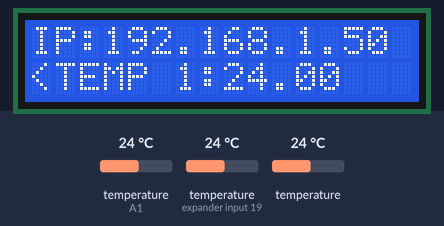
Recording of a sketch running on a simulated Arduino Uno, built for the host (arithmetic inside an expression is 32-bit, double 64-bit). Parts: 16×2 character LCD. The inputs (shaded band) are chosen by the test bench; at power-on: temperature (sensors on A1, expander input 19) 24 °C, temperature 24 °C. WiFi joins after 1.5 s; servers stay silent unless stated; what the sketch prints to the serial monitor is not drawn.

Above: at 3.1 s.
3.2 s: temperature (sensor on A1) set to 12 °C
At 10.8 s:
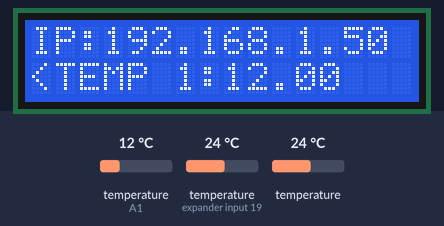
13.7 s: temperature (sensor on expander input 19) set to 12 °C
At 20.9 s:
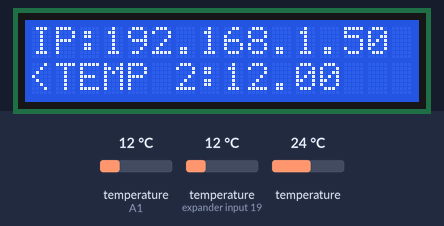
23.3 s: temperature (sensor 215) set to 12 °C
At 29.8 s:
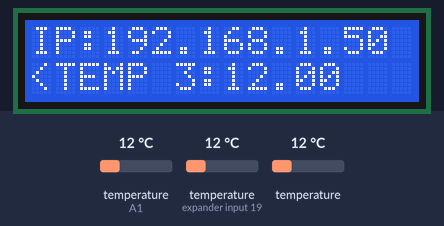
33.6 s: temperature (sensor on A1) set to 19 °C
At 39.9 s:
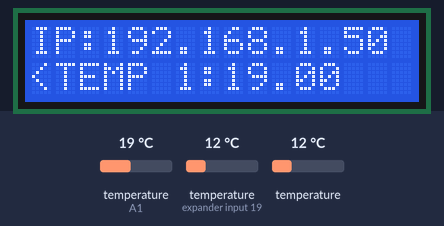
43.2 s: temperature (sensor on expander input 19) set to 19 °C
At 49.9 s:
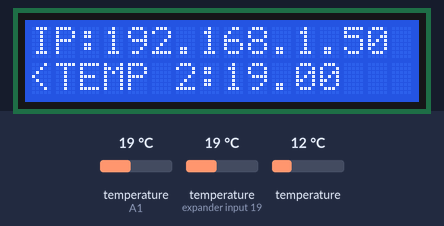
52.8 s: temperature (sensor 215) set to 19 °C
At 60.0 s:
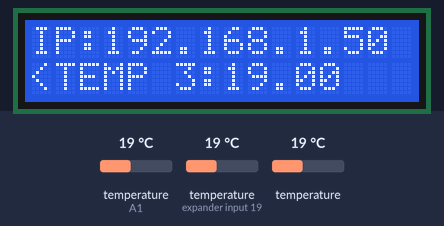
Timing chart, 0 to 61.5 s (numbered marks = the images above; inputs shaded):
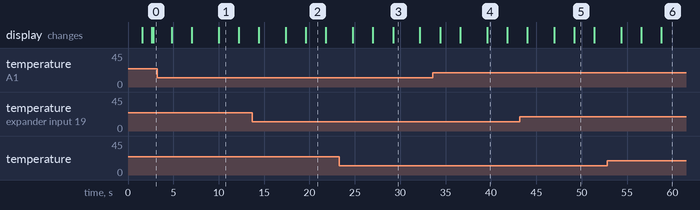

Measured:
- what the display in image 1 shows lasts 2.2 s, from 10.0 s to 12.2 s
- what the display in image 3 shows lasts 3.0 s, from 29.2 s to 32.2 s

The sketch:

_3frezer.ino
```cpp
#include <OneWire.h>
#include <DallasTemperature.h>

#define ONE_WIRE_BUS A1
OneWire oneWire(ONE_WIRE_BUS);

DallasTemperature sensors(&oneWire);
DeviceAddress Thermo1, Thermo2, Thermo3;

#include <LiquidCrystal.h>
LiquidCrystal lcd(9, 8, 7, 6, 5, 4);

#include <UIPEthernet.h>
EthernetClient client;
  signed long next;
  String Datar="";
  long count;
  String dev_id="0";

void setcon(){
  uint8_t mac[6] = {0x00,0x01,0x02,0x03,0x04,0x08};
  Ethernet.begin(mac);
  lcd.setCursor(0, 0);
  lcd.print("IP:");
  lcd.setCursor(3, 0);
  lcd.print(Ethernet.localIP());
  Serial.print("subnetMask: ");
  Serial.println(Ethernet.subnetMask());
  Serial.print("gatewayIP: ");
  Serial.println(Ethernet.gatewayIP());
  Serial.print("dnsServerIP: ");
  Serial.println(Ethernet.dnsServerIP());
  next = 0;

}


void setup(void)
{
  // start serial port
  Serial.begin(9600);
  lcd.begin(16, 2);
  lcd.print("                  ");
  setcon();
  Serial.println("Dallas Temperature IC Control Library Demo");

  sensors.begin();
  Serial.print("Locating devices...");
  Serial.print("Found ");
  Serial.print(sensors.getDeviceCount(), DEC);
  Serial.println(" devices.");

  // report parasite power requirements
  Serial.print("Parasite power is: ");
  if (sensors.isParasitePowerMode()) Serial.println("ON");
  else Serial.println("OFF");

  if (!sensors.getAddress(Thermo1, 0)) Serial.println("Unable to find address for Device 0");
  if (!sensors.getAddress(Thermo2, 1)) Serial.println("Unable to find address for Device 1");
  if (!sensors.getAddress(Thermo3, 2)) Serial.println("Unable to find address for Device 2");

  Serial.print("Device 0 Address: ");
  printAddress(Thermo1);
  Serial.println();
  Serial.print("Device 1 Address: ");

  printAddress(Thermo2);
  Serial.println();
  Serial.print("Device 2 Address: ");
  printAddress(Thermo3);
  Serial.println();

}

// function to print a device address
void printAddress(DeviceAddress deviceAddress)
{
  for (uint8_t i = 0; i < 8; i++)
  {
    // zero pad the address if necessary
    if (deviceAddress[i] < 16) Serial.print("0");
    Serial.print(deviceAddress[i], HEX);
  }
}

// function to print the temperature for a device
void printTemperature(DeviceAddress deviceAddress)

{
  float tempC = sensors.getTempC(deviceAddress);
  Datar=tempC;
  lcd.setCursor(8, 1);
  lcd.print(Datar);
 }

void printResolution(DeviceAddress deviceAddress)
{
  Serial.print("Resolution: ");
  Serial.print(sensors.getResolution(deviceAddress));
  Serial.println();
}

// main function to print information about a device
void printData(DeviceAddress deviceAddress)
{
  Serial.print("Device Address: ");
  printAddress(deviceAddress);


  Serial.print(" ");
  printTemperature(deviceAddress);
  Serial.println();
}

void loop(void)
{
  Serial.print("Requesting temperatures...");
  sensors.requestTemperatures();
  Serial.println("DONE");

  // print the device information
  printData(Thermo1);
  dev_id=3;
  lcd.setCursor(1, 1);
  lcd.print("TEMP 1:");
  Kirim(Datar);
  delay(2000);

  printData(Thermo2);
  dev_id=4;
  lcd.setCursor(1, 1);
  lcd.print("TEMP 2:");
  Kirim(Datar);
  delay(2000);

  printData(Thermo3);
  dev_id=5;
  lcd.setCursor(1, 1);
  lcd.print("TEMP 3:");
  Kirim(Datar);
  delay(2000);
}
void Kirim(String Data){
      if (client.connect(IPAddress(10,0,40,203),1314))
        {
          //Serial.println("Client connected");
          client.print(dev_id+"|"+Data);
          Serial.println(dev_id+"|"+Data);
          lcd.setCursor(0, 1);
          lcd.print("<");
          count=0;
          digitalWrite(3, LOW);
        }
      else{
        Serial.println("Client connect failed");
        count=count+1;
        if (count==1){
          lcd.setCursor(0, 1);
          lcd.print(count);
          digitalWrite(3, LOW);
        }else if (count==2){
          lcd.setCursor(0, 1);
          lcd.print(count);
          digitalWrite(3, HIGH);
        }else if (count==3){
          lcd.setCursor(0, 1);
          lcd.print(count);
          digitalWrite(3, LOW);
        }else if (count==4){
          lcd.setCursor(0, 1);
          lcd.print(count);
          digitalWrite(3, HIGH);
        }else if (count==5){
          lcd.setCursor(0, 1);
          lcd.print(count);
          digitalWrite(3, LOW);
        }
        Serial.println(count);
        if (count==5){
          setcon();
          count=0;
        }
      }
}
```
